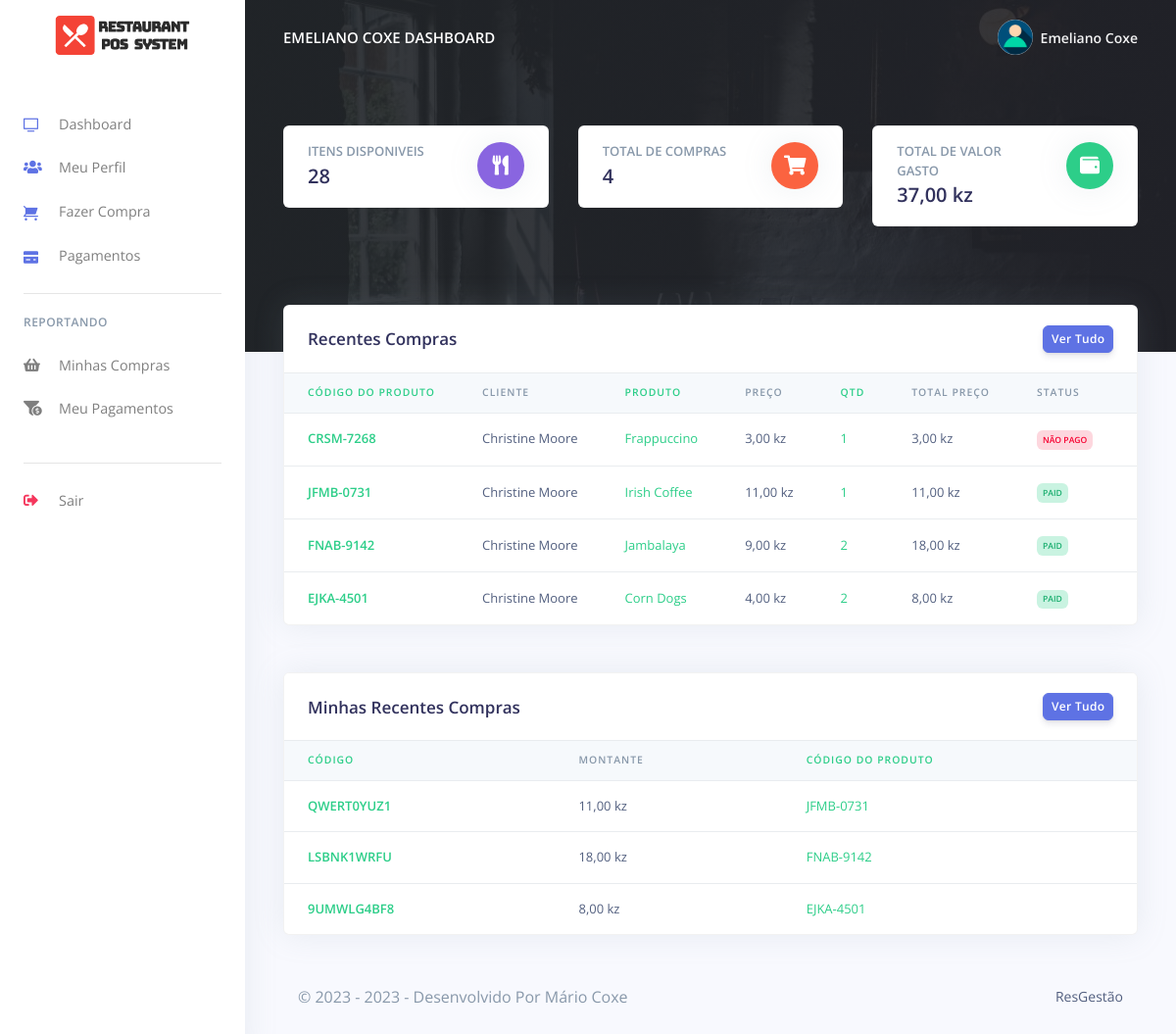
The page /pos/customer/dashboard.php (signed in) on the database as committed earlier.
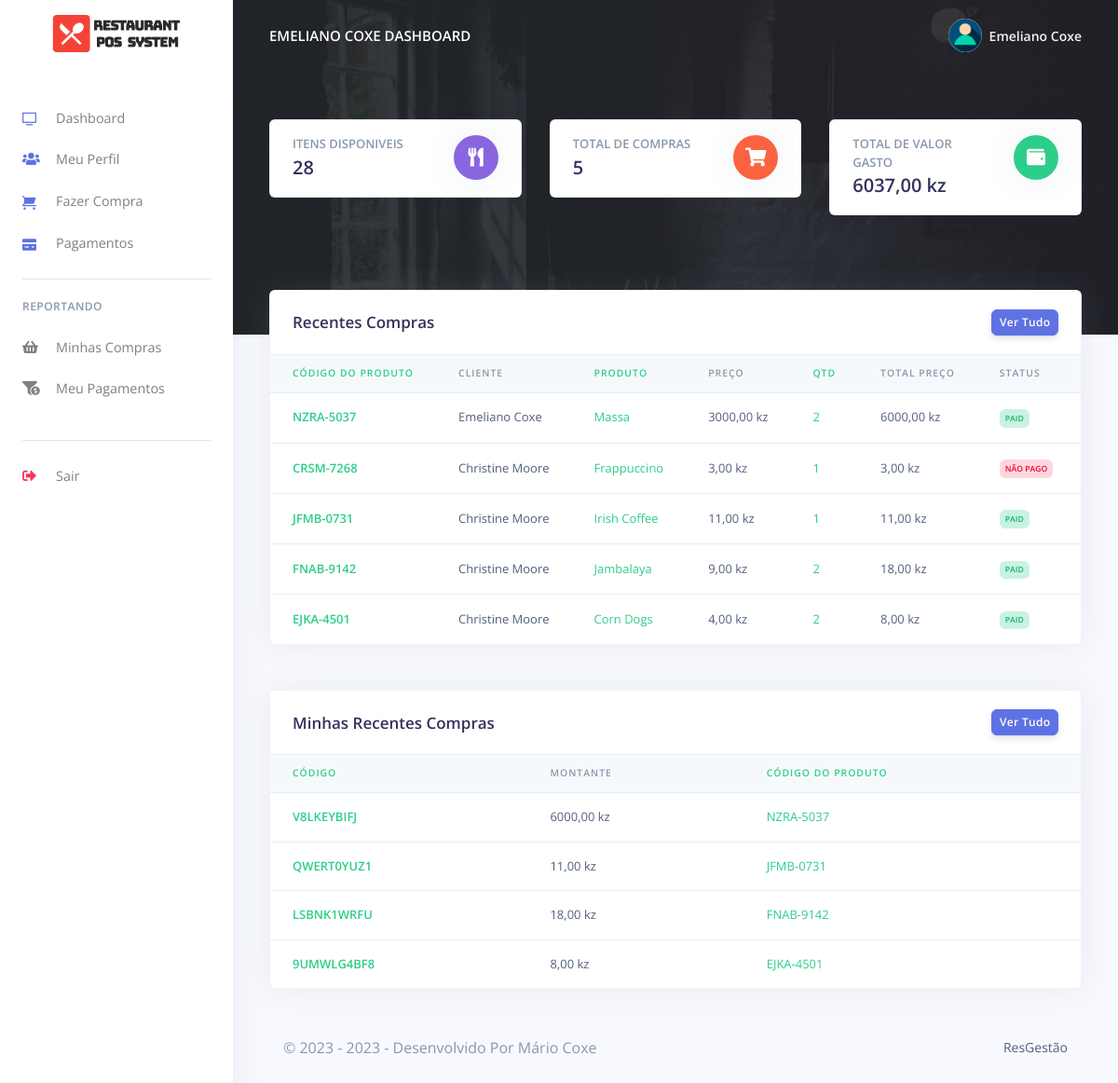
The same page on the database as committed later.
### tables this page shows
CREATE TABLE `rpos_customers` (
  `customer_id` varchar(200) NOT NULL,
  `customer_name` varchar(200) NOT NULL,
  `customer_phoneno` varchar(200) NOT NULL,
  `customer_email` varchar(200) NOT NULL,
  `customer_password` varchar(200) NOT NULL,
  `created_at` timestamp(6) NOT NULL DEFAULT CURRENT_TIMESTAMP(6) ON UPDATE CURRENT_TIMESTAMP(6)
);

CREATE TABLE `rpos_orders` (
  `order_id` varchar(200) NOT NULL,
  `order_code` varchar(200) NOT NULL,
  `customer_id` varchar(200) NOT NULL,
  `customer_name` varchar(200) NOT NULL,
  `prod_id` varchar(200) NOT NULL,
  `prod_name` varchar(200) NOT NULL,
  `prod_price` varchar(200) NOT NULL,
  `prod_qty` varchar(200) NOT NULL,
  `order_status` varchar(200) NOT NULL,
  `created_at` timestamp(6) NOT NULL DEFAULT CURRENT_TIMESTAMP(6) ON UPDATE CURRENT_TIMESTAMP(6)
);

CREATE TABLE `rpos_payments` (
  `pay_id` varchar(200) NOT NULL,
  `pay_code` varchar(200) NOT NULL,
  `order_code` varchar(200) NOT NULL,
  `customer_id` varchar(200) NOT NULL,
  `pay_amt` varchar(200) NOT NULL,
  `pay_method` varchar(200) NOT NULL,
  `created_at` timestamp(6) NOT NULL DEFAULT CURRENT_TIMESTAMP(6) ON UPDATE CURRENT_TIMESTAMP(6)
);

### pos/customer/partials/_analytics.php (called while the page is built, shortened)
<?php
$customer_id = $_SESSION['customer_id'];
$query = "SELECT COUNT(*) FROM `rpos_orders` WHERE customer_id =  '$customer_id' ";
$stmt = $mysqli->prepare($query);
$stmt->execute();
$stmt->bind_result($orders);
$query = "SELECT COUNT(*) FROM `rpos_products` ";
$stmt = $mysqli->prepare($query);
$stmt->execute();
$stmt->bind_result($products);
$query = "SELECT SUM(pay_amt) FROM `rpos_payments` WHERE customer_id = '$customer_id' ";
$stmt = $mysqli->prepare($query);
$stmt->execute();
$stmt->bind_result($sales);

### pos/customer/dashboard.php (the view, shortened to what this page needs)
<?php
include('config/config.php');
require_once('partials/_head.php');
require_once('partials/_analytics.php');
?>
<body>
  <?php
  require_once('partials/_sidebar.php');
  ?>
  <div class="main-content">
    <?php
    require_once('partials/_topnav.php');
    ?>
    <div style="background-image: url(../admin/assets/img/theme/restro00.jpg); background-size: cover;" class="header  pb-8 pt-5 pt-md-8">
      <div class="container-fluid">
        <div class="header-body">
          <div class="row">
            <div class="col-xl-4 col-lg-6">
              <a href="orders.php">
                <div class="card card-stats mb-4 mb-xl-0">
                  <div class="card-body">
                    <div class="row">
                      <div class="col">
                        <h5 class="card-title text-uppercase text-muted mb-0">Itens Disponiveis</h5>
                        <span class="h2 font-weight-bold mb-0"><?php echo $products; ?></span>
                      </div>
                      <div class="col-auto">
                        <div class="icon icon-shape bg-purple text-white rounded-circle shadow">
                          <i class="fas fa-utensils"></i>
                        </div>
                      </div>
                    </div>
                  </div>
                </div>
              </a>
            </div>
            <div class="col-xl-4 col-lg-6">
              <a href="orders_reports.php">
                <div class="card card-stats mb-4 mb-xl-0">
                  <div class="card-body">
                    <div class="row">
                      <div class="col">
                        <h5 class="card-title text-uppercase text-muted mb-0">Total de Compras</h5>
                        <span class="h2 font-weight-bold mb-0"><?php echo $orders; ?></span>
                      </div>
                      <div class="col-auto">
                        <div class="icon icon-shape bg-warning text-white rounded-circle shadow">
                          <i class="fas fa-shopping-cart"></i>
                        </div>
                      </div>
                    </div>
                  </div>
                </div>
              </a>
            </div>
            <div class="col-xl-4 col-lg-6">
              <a href="payments_reports.php">
                <div class="card card-stats mb-4 mb-xl-0">
                  <div class="card-body">
                    <div class="row">
                      <div class="col">
                        <h5 class="card-title text-uppercase text-muted mb-0">Total de valor gasto</h5>
                        <span class="h2 font-weight-bold mb-0"><?php echo $sales, ',00 kz'; ?></span>
                      </div>
                      <div class="col-auto">
                        <div class="icon icon-shape bg-green text-white rounded-circle shadow">
                          <i class="fas fa-wallet"></i>
                        </div>
                      </div>
                    </div>
                  </div>
                </div>
              </a>
            </div>
          </div>
        </div>
      </div>
    </div>
    <div class="container-fluid mt--7">
      <div class="row mt-5">
        <div class="col-xl-12 mb-5 mb-xl-0">
          <div class="card shadow">
            <div class="card-header border-0">
              <div class="row align-items-center">
                <div class="col">
                  <h3 class="mb-0">Recentes Compras</h3>
                </div>
                <div class="col text-right">
                  <a href="orders_reports.php" class="btn btn-sm btn-primary">Ver Tudo</a>
                </div>
              </div>
            </div>
            <div class="table-responsive">
              <table class="table align-items-center table-flush">
                <thead class="thead-light">
                  <tr>
                    <th class="text-success" scope="col">Código do produto</th>
                    <th scope="col">Cliente</th>
                    <th class="text-success" scope="col">Produto</th>
                    <th scope="col">Preço</th>
                    <th class="text-success" scope="col">Qtd</th>
                    <th scope="col">Total Preço</th>
                    <th scop="col">Status</th>
                    <th class="text-success" scope="col">Data</th>
                  </tr>
                </thead>
                <tbody>
                  <?php
                  $customer_id = $_SESSION['customer_id'];
                  $ret = "SELECT * FROM  rpos_orders WHERE customer_id = '$customer_id' ORDER BY `rpos_orders`.`created_at` DESC LIMIT 10 ";
                  $stmt = $mysqli->prepare($ret);
                  $stmt->execute();
                  $res = $stmt->get_result();
                  while ($order = $res->fetch_object()) {
                    $total = ($order->prod_price * $order->prod_qty);
                  ?>
                    <tr>
                      <th class="text-success" scope="row"><?php echo $order->order_code; ?></th>
                      <td><?php echo $order->customer_name; ?></td>
                      <td class="text-success"><?php echo $order->prod_name; ?></td>
                      <td><?php echo $order->prod_price, ',00 kz'; ?></td>
                      <td class="text-success"><?php echo $order->prod_qty; ?></td>
                      <td><?php echo $total, ',00 kz'; ?></td>
                      <td><?php if ($order->order_status == '') {
                            echo "<span class='badge badge-danger'>Não Pago</span>";
                          } else {
                            echo "<span class='badge badge-success'>$order->order_status</span>";
                          } ?></td>
                      <td class="text-success"><?php echo date('d/M/Y g:i', strtotime($order->created_at)); ?></td>
                    </tr>
                  <?php } ?>
                </tbody>
              </table>
            </div>
          </div>
        </div>
      </div>
      <div class="row mt-5">
        <div class="col-xl-12">
          <div class="card shadow">
            <div class="card-header border-0">
              <div class="row align-items-center">
                <div class="col">
                  <h3 class="mb-0">Minhas Recentes Compras</h3>
                </div>
                <div class="col text-right">
                  <a href="payments_reports.php" class="btn btn-sm btn-primary">Ver Tudo</a>
                </div>
              </div>
            </div>
            <div class="table-responsive">
              <table class="table align-items-center table-flush">
                <thead class="thead-light">
                  <tr>
                    <th class="text-success" scope="col">Código</th>
                    <th scope="col">Montante</th>
                    <th class='text-success' scope="col">Código do Produto</th>
                  </tr>
                </thead>
                <tbody>
                  <?php
                  $ret = "SELECT * FROM   rpos_payments WHERE customer_id ='$customer_id'   ORDER BY `rpos_payments`.`created_at` DESC LIMIT 10 ";
                  $stmt = $mysqli->prepare($ret);
                  $stmt->execute();
                  $res = $stmt->get_result();
                  while ($payment = $res->fetch_object()) {
                  ?>
                    <tr>
                      <th class="text-success" scope="row">
                        <?php echo $payment->pay_code; ?>
                      </th>
                      <td>
                        <?php echo $payment->pay_amt, ',00 kz'; ?>
                      </td>
                      <td class='text-success'>
                        <?php echo $payment->order_code; ?>
                      </td>
                    </tr>
                  <?php } ?>
                </tbody>
              </table>
            </div>
          </div>
        </div>
      </div>
      <?php require_once('partials/_footer.php'); ?>
    </div>
  </div>
</body>
</html>

### pos/customer/partials/_head.php (shortened to what this page needs)
<!DOCTYPE html>
<html>
<head>
    <link href="assets/vendor/nucleo/css/nucleo.css" rel="stylesheet">
    <link href="assets/vendor/@fortawesome/fontawesome-free/css/all.min.css" rel="stylesheet">
    <link type="text/css" href="assets/css/argon.css?v=1.0.0" rel="stylesheet">
</head>

### pos/customer/partials/_sidebar.php (shortened to what this page needs)
<?php
$customer_id = $_SESSION['customer_id'];
$ret = "SELECT * FROM  rpos_customers  WHERE customer_id = '$customer_id'";
$stmt = $mysqli->prepare($ret);
$stmt->execute();
$res = $stmt->get_result();
while ($customer = $res->fetch_object()) {
?>
  <nav class="navbar navbar-vertical fixed-left navbar-expand-md navbar-light bg-white" id="sidenav-main">
    <div class="container-fluid">
      <a class="navbar-brand pt-0" href="dashboard.php">
        <img src="../admin/assets/img/brand/repos.png" class="navbar-brand-img" alt="...">
      </a>
      <div class="collapse navbar-collapse" id="sidenav-collapse-main">
        <ul class="navbar-nav">
          <li class="nav-item">
            <a class="nav-link" href="dashboard.php">
              <i class="ni ni-tv-2 text-primary"></i> Dashboard
            </a>
          </li>
          <li class="nav-item">
            <a class="nav-link" href="change_profile.php">
              <i class="fas fa-users text-primary"></i> Meu Perfil
            </a>
          </li>
          <li class="nav-item">
            <a class="nav-link" href="orders.php">
              <i class="ni ni-cart text-primary"></i>Fazer Compra
            </a>
          </li>
          <li class="nav-item">
            <a class="nav-link" href="payments.php">
              <i class="ni ni-credit-card text-primary"></i> Pagamentos
            </a>
          </li>
        </ul>
        <hr class="my-3">
        <h6 class="navbar-heading text-muted">Reportando</h6>
        <ul class="navbar-nav mb-md-3">
          <li class="nav-item">
            <a class="nav-link" href="orders_reports.php">
              <i class="fas fa-shopping-basket"></i> Minhas Compras
            </a>
          </li>
          <li class="nav-item">
            <a class="nav-link" href="payments_reports.php">
              <i class="fas fa-funnel-dollar"></i> Meu Pagamentos
            </a>
          </li>
        </ul>
        <hr class="my-3">
        <ul class="navbar-nav mb-md-3">
          <li class="nav-item">
            <a class="nav-link" href="logout.php">
              <i class="fas fa-sign-out-alt text-danger"></i> Sair
            </a>
          </li>
        </ul>
      </div>
    </div>
  </nav>
<?php } ?>

### pos/customer/partials/_topnav.php (shortened to what this page needs)
<?php
$customer_id = $_SESSION['customer_id'];
$ret = "SELECT * FROM  rpos_customers  WHERE customer_id = '$customer_id'";
$stmt = $mysqli->prepare($ret);
$stmt->execute();
$res = $stmt->get_result();
while ($customer = $res->fetch_object()) {
?>
    <nav class="navbar navbar-top navbar-expand-md navbar-dark" id="navbar-main">
        <div class="container-fluid">
            <a class="h4 mb-0 text-white text-uppercase d-none d-lg-inline-block" href="dashboard.php"><?php echo $customer->customer_name; ?> Dashboard</a>
            <ul class="navbar-nav align-items-center d-none d-md-flex">
                <li class="nav-item dropdown">
                    <a class="nav-link pr-0" href="#" role="button" data-toggle="dropdown" aria-haspopup="true" aria-expanded="false">
                        <div class="media align-items-center">
                            <span class="avatar avatar-sm rounded-circle">
                                <img alt="Image placeholder" src="../admin/assets/img/theme/user-a-min.png">
                            </span>
                            <div class="media-body ml-2 d-none d-lg-block">
                                <span class="mb-0 text-sm  font-weight-bold"><?php echo $customer->customer_name; ?></span>
                            </div>
                        </div>
                    </a>
                </li>
            </ul>
        </div>
    </nav>
<?php } ?>

### pos/customer/partials/_footer.php
<footer class="py-5">
  <div class="container">
    <div class="row align-items-center justify-content-xl-between">
      <div class="col-xl-6">
        <div class="copyright text-center text-xl-left text-muted">
        &copy; 2023 - <?php echo date('Y'); ?> - Desenvolvido Por Mário Coxe
        </div>
      </div>
      <div class="col-xl-6">
        <ul class="nav nav-footer justify-content-center justify-content-xl-end">
          <li class="nav-item">
            <a href="" class="nav-link" target="_blank">ResGestão</a>
          </li>
        </ul>
      </div>
    </div>
  </div>
</footer>

Rows that differ between the two databases and show on the page:
added rpos_orders: order_code "NZRA-5037", customer_name "Emeliano Coxe", prod_name "Massa", prod_price "3000", prod_qty "2", total "6000", order_status "PAID"
added rpos_payments: pay_code "V8LKEYBIFJ", pay_amt "6000", order_code "NZRA-5037"
Other text that changed with them:
$orders: "4" → "5"
$sales: "37" → "6037"
